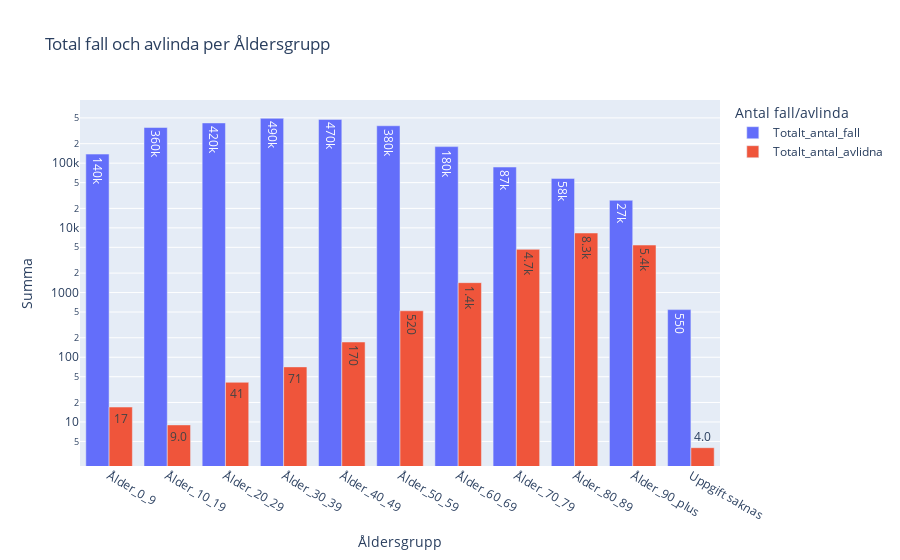

Notebook cell for this chart:
### Code cell
age_covid_cases = px.bar(
    df_age_groups, # Dataframe
    x="Åldersgrupp", # Column
    y=["Totalt_antal_fall","Totalt_antal_avlidna"], # Using the 2 columns as a list to receive each value
    title="Total fall och avlinda per Åldersgrupp ", # Creating a title. 
    barmode= "group", # This groups the bars into 2, instead of them being stacked
    text_auto=".2s", # creates a total on the bar as well for clearer reading
    labels={
        "variable": "Antal fall/avlinda",
        "value":"Summa"}        
    )
age_covid_cases.update_yaxes(type="log") # using log to as data has a big range between the 2 datatypes.
age_covid_cases.show() # Showing the plot
age_covid_cases.write_html("Visualiseringar/Exercise_3_KPI/Total_fall_avlinda_Åldersgrupp.html") # Saving as html

### Figure 1 — Plotly figure (JSON) as saved in the notebook; plotly's stock layout.template omitted (floating-point values rounded to 4 significant figures)
{"data": [{"alignmentgroup": "True", "hovertemplate": "Antal fall/avlinda=Totalt_antal_fall<br>Åldersgrupp=%{x}<br>Summa=%{y}<extra></extra>", "legendgroup": "Totalt_antal_fall", "marker": {"color": "#636efa", "pattern": {"shape": ""}}, "name": "Totalt_antal_fall", "offsetgroup": "Totalt_antal_fall", "orientation": "v", "showlegend": true, "textposition": "auto", "texttemplate": "%{y:.2s}", "type": "bar", "x": ["Ålder_0_9", "Ålder_10_19", "Ålder_20_29", "Ålder_30_39", "Ålder_40_49", "Ålder_50_59", "Ålder_60_69", "Ålder_70_79", "Ålder_80_89", "Ålder_90_plus", "Uppgift saknas"], "xaxis": "x", "y": [138071, 355823, 418506, 493443, 474702, 378468, 180079, 87096, 58170, 26677, 545], "yaxis": "y"}, {"alignmentgroup": "True", "hovertemplate": "Antal fall/avlinda=Totalt_antal_avlidna<br>Åldersgrupp=%{x}<br>Summa=%{y}<extra></extra>", "legendgroup": "Totalt_antal_avlidna", "marker": {"color": "#EF553B", "pattern": {"shape": ""}}, "name": "Totalt_antal_avlidna", "offsetgroup": "Totalt_antal_avlidna", "orientation": "v", "showlegend": true, "textposition": "auto", "texttemplate": "%{y:.2s}", "type": "bar", "x": ["Ålder_0_9", "Ålder_10_19", "Ålder_20_29", "Ålder_30_39", "Ålder_40_49", "Ålder_50_59", "Ålder_60_69", "Ålder_70_79", "Ålder_80_89", "Ålder_90_plus", "Uppgift saknas"], "xaxis": "x", "y": [17, 9, 41, 71, 172, 523, 1422, 4654, 8326, 5420, 4], "yaxis": "y"}], "layout": {"barmode": "group", "legend": {"title": {"text": "Antal fall/avlinda"}, "tracegroupgap": 0}, "title": {"text": "Total fall och avlinda per Åldersgrupp "}, "xaxis": {"anchor": "y", "domain": [0, 1], "title": {"text": "Åldersgrupp"}}, "yaxis": {"anchor": "x", "domain": [0, 1], "title": {"text": "Summa"}, "type": "log"}}}
